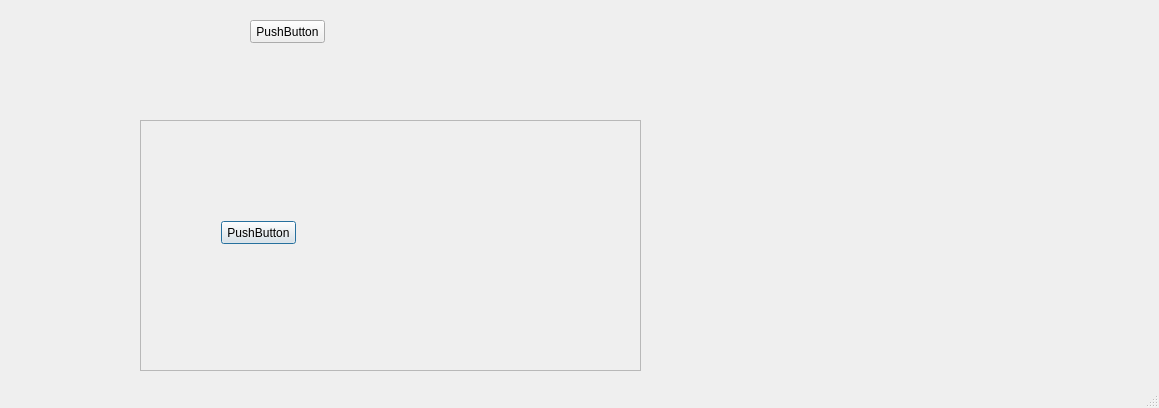
<?xml version="1.0" encoding="UTF-8"?>
<ui version="4.0">
 <class>Dialog</class>
 <widget class="QDialog" name="Dialog">
  <property name="geometry">
   <rect>
    <x>0</x>
    <y>0</y>
    <width>1159</width>
    <height>408</height>
   </rect>
  </property>
  <property name="windowTitle">
   <string>Dialog</string>
  </property>
  <property name="sizeGripEnabled">
   <bool>true</bool>
  </property>
  <widget class="QScrollArea" name="scrollArea">
   <property name="geometry">
    <rect>
     <x>140</x>
     <y>120</y>
     <width>501</width>
     <height>251</height>
    </rect>
   </property>
   <property name="widgetResizable">
    <bool>true</bool>
   </property>
   <widget class="QWidget" name="scrollAreaWidgetContents">
    <property name="geometry">
     <rect>
      <x>0</x>
      <y>0</y>
      <width>499</width>
      <height>249</height>
     </rect>
    </property>
    <widget class="QPushButton" name="pushButton">
     <property name="geometry">
      <rect>
       <x>80</x>
       <y>100</y>
       <width>75</width>
       <height>23</height>
      </rect>
     </property>
     <property name="text">
      <string>PushButton</string>
     </property>
    </widget>
   </widget>
  </widget>
  <widget class="QPushButton" name="pushButton_2">
   <property name="geometry">
    <rect>
     <x>250</x>
     <y>20</y>
     <width>75</width>
     <height>23</height>
    </rect>
   </property>
   <property name="text">
    <string>PushButton</string>
   </property>
  </widget>
 </widget>
 <resources/>
 <connections/>
</ui>
